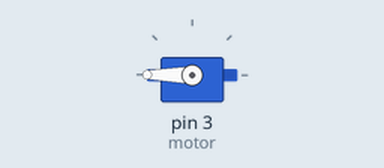
Simulated run of this sketch. Board: Arduino Uno, built with avr-gcc and run on an emulated ATmega328P. Shown: servo.

Above: at 1.05 s.
Timing chart, 0 to 4.0 s (numbered marks = the images above):
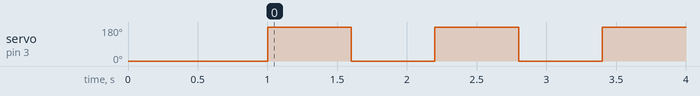

The sketch:

ardunio.ino
```cpp
#include <Servo.h>

Servo motor;
int pos = 0;
void setup() {
  motor.attach(3);
  Serial.begin(9600);
  motor.write(0);
  delay(1000);
}

void loop() {
    motor.write(180 - pos);
    pos = 180 - pos;
    delay(600);
}
```

Measured:
- by itself, servo on pin 3 (motor): alternates 180° for 0.60 s and 0° for 0.60 s
